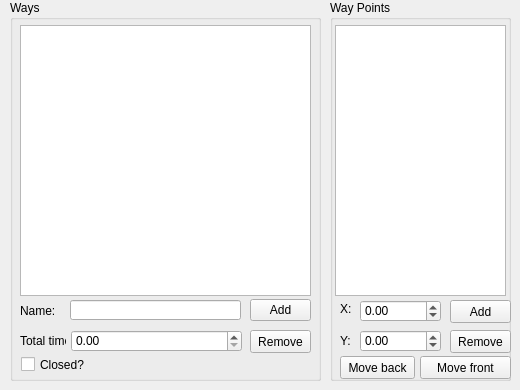
    <widget class="QWidget" name="tab_ways">
     <attribute name="title">
      <string>Ways</string>
     </attribute>
     <widget class="QGroupBox" name="grpWays">
      <property name="geometry">
       <rect>
        <x>10</x>
        <y>0</y>
        <width>311</width>
        <height>381</height>
       </rect>
      </property>
      <property name="title">
       <string>Ways</string>
      </property>
      <widget class="QListWidget" name="lstWays">
       <property name="geometry">
        <rect>
         <x>10</x>
         <y>25</y>
         <width>291</width>
         <height>271</height>
        </rect>
       </property>
      </widget>
      <widget class="QLineEdit" name="txtWayName">
       <property name="geometry">
        <rect>
         <x>60</x>
         <y>300</y>
         <width>171</width>
         <height>20</height>
        </rect>
       </property>
      </widget>
      <widget class="QDoubleSpinBox" name="dsbWayTotalTime">
       <property name="geometry">
        <rect>
         <x>61</x>
         <y>330</y>
         <width>171</width>
         <height>22</height>
        </rect>
       </property>
       <property name="maximum">
        <double>10000.000000000000000</double>
       </property>
      </widget>
      <widget class="QLabel" name="lblWayName">
       <property name="geometry">
        <rect>
         <x>10</x>
         <y>300</y>
         <width>46</width>
         <height>21</height>
        </rect>
       </property>
       <property name="text">
        <string>Name:</string>
       </property>
      </widget>
      <widget class="QLabel" name="lblWayTotalTime">
       <property name="geometry">
        <rect>
         <x>10</x>
         <y>330</y>
         <width>46</width>
         <height>21</height>
        </rect>
       </property>
       <property name="text">
        <string>Total time:</string>
       </property>
      </widget>
      <widget class="QCheckBox" name="cbWayClosed">
       <property name="geometry">
        <rect>
         <x>11</x>
         <y>356</y>
         <width>141</width>
         <height>17</height>
        </rect>
       </property>
       <property name="text">
        <string>Closed?</string>
       </property>
      </widget>
      <widget class="QPushButton" name="btnWayAdd">
       <property name="geometry">
        <rect>
         <x>240</x>
         <y>299</y>
         <width>61</width>
         <height>22</height>
        </rect>
       </property>
       <property name="text">
        <string>Add</string>
       </property>
      </widget>
      <widget class="QPushButton" name="btnWayRemove">
       <property name="geometry">
        <rect>
         <x>240</x>
         <y>330</y>
         <width>61</width>
         <height>23</height>
        </rect>
       </property>
       <property name="text">
        <string>Remove</string>
       </property>
      </widget>
     </widget>
     <widget class="QGroupBox" name="grpWayPoints">
      <property name="geometry">
       <rect>
        <x>330</x>
        <y>0</y>
        <width>181</width>
        <height>381</height>
       </rect>
      </property>
      <property name="title">
       <string>Way Points</string>
      </property>
      <widget class="QListWidget" name="lstWayPoints">
       <property name="geometry">
        <rect>
         <x>5</x>
         <y>25</y>
         <width>171</width>
         <height>271</height>
        </rect>
       </property>
      </widget>
      <widget class="QLabel" name="lblWayPointX">
       <property name="geometry">
        <rect>
         <x>10</x>
         <y>298</y>
         <width>21</width>
         <height>21</height>
        </rect>
       </property>
       <property name="text">
        <string>X:</string>
       </property>
      </widget>
      <widget class="QLabel" name="lblWayPointY">
       <property name="geometry">
        <rect>
         <x>10</x>
         <y>330</y>
         <width>21</width>
         <height>21</height>
        </rect>
       </property>
       <property name="text">
        <string>Y:</string>
       </property>
      </widget>
      <widget class="QDoubleSpinBox" name="dsbWayPointX">
       <property name="geometry">
        <rect>
         <x>30</x>
         <y>300</y>
         <width>81</width>
         <height>22</height>
        </rect>
       </property>
       <property name="minimum">
        <double>-32767.000000000000000</double>
       </property>
       <property name="maximum">
        <double>32767.000000000000000</double>
       </property>
      </widget>
      <widget class="QDoubleSpinBox" name="dsbWayPointY">
       <property name="geometry">
        <rect>
         <x>30</x>
         <y>330</y>
         <width>81</width>
         <height>22</height>
        </rect>
       </property>
       <property name="minimum">
        <double>-32767.000000000000000</double>
       </property>
       <property name="maximum">
        <double>32767.000000000000000</double>
       </property>
      </widget>
      <widget class="QPushButton" name="btnWayPointAdd">
       <property name="geometry">
        <rect>
         <x>120</x>
         <y>300</y>
         <width>61</width>
         <height>23</height>
        </rect>
       </property>
       <property name="text">
        <string>Add</string>
       </property>
      </widget>
      <widget class="QPushButton" name="btnWayPointRemove">
       <property name="geometry">
        <rect>
         <x>120</x>
         <y>330</y>
         <width>61</width>
         <height>23</height>
        </rect>
       </property>
       <property name="text">
        <string>Remove</string>
       </property>
      </widget>
      <widget class="QPushButton" name="btnWayPointMoveBack">
       <property name="geometry">
        <rect>
         <x>10</x>
         <y>356</y>
         <width>75</width>
         <height>23</height>
        </rect>
       </property>
       <property name="text">
        <string>Move back</string>
       </property>
      </widget>
      <widget class="QPushButton" name="btnWayPointMoveFront">
       <property name="geometry">
        <rect>
         <x>90</x>
         <y>356</y>
         <width>91</width>
         <height>23</height>
        </rect>
       </property>
       <property name="text">
        <string>Move front</string>
       </property>
      </widget>
     </widget>
    </widget>
